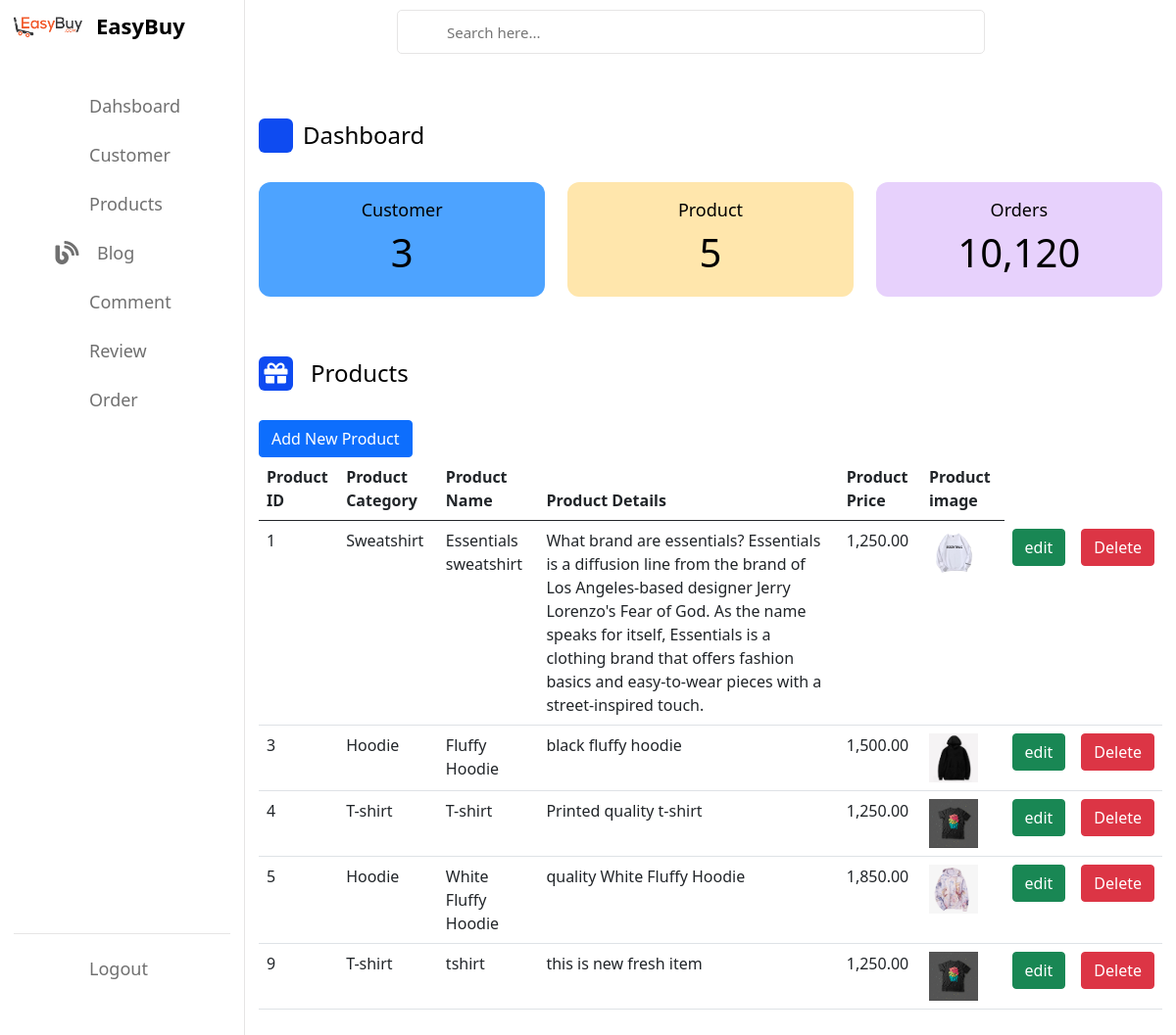
The app's page /home/view-product with its own data.
### Home/models.py (models this page shows, shortened)
class Product(models.Model):
    id=models.AutoField(auto_created=True,primary_key=True)
    category = models.ForeignKey(Category, related_name='products', on_delete=models.CASCADE,null=True, blank=True,)
    name = models.CharField(max_length=200, db_index=True,blank=True)
    slug = models.SlugField(max_length=200, db_index=True,blank=True)
    image=models.ImageField(upload_to=filepath,blank=True)
    description = models.TextField(blank=True)
    price = models.DecimalField(null=True, blank=True,max_digits=10, decimal_places=2)
    available = models.BooleanField(default=True)
    class Meta:
        db_table = "ProductForm"
        ordering = ('name',)
        index_together = (('id', 'slug'),)
    class Meta:
        db_table="Products"

class Category(models.Model):
    name = models.CharField(max_length=200, db_index=True)
    gender = models.CharField(max_length=1, choices=GENDER_CHOICES)
    slug = models.SlugField(max_length=200, unique=True)
    class Meta:
        ordering = ('name',)
        verbose_name = 'category'
        verbose_name_plural = 'categories'
    def __str__(self):
        return self.name

### Home/views.py (the view)
# urls.py: path('view-product', views.view_product, name='view-product'),
def view_product(request):
    user = get_user_model()
    product=Product.objects.all()
    usercount = Customer.objects.all().count()
    productcount = Product.objects.all().count()
    data = {
        'product':product,
        'usercount':usercount,
        'productcount':productcount,
    }
    return render(request,'admin/view_product.html',data)

### templates/admin/view_product.html (shortened to what this page needs)
{% extends 'admin/admindashboard.html' %}
{% block content %}
{% load static %}
<div class="activity">
    <div class="title">
        <i class="fas fa-gift me-2">    </i>
        <span class="text">Products</span>
    </div>
    <a class="btn btn-primary btn-xs" href="{% url 'productform' %}">Add New Product </a>
    <table class="table table-hover" id="dev-table">
        <thead>
            <tr>
                <th>Product ID</th>
                <th>Product Category</th>
                <th>Product Name</th>
                <th>Product Details</th>
                <th>Product Price</th>
                <th>Product image</th>
            </tr>
        </thead>
        {% for p in product %}
        <tr>
            <td> {{p.id}}</td>
            <td> {{p.category}}</td>
            <td>{{p.name}}</td>
            <td>{{p.description}}</td>
            <td>{{p.price}}</td>
            <td><img src="/media/{{p.image}}" style="max-width: 150px;" height="50px"></td>
            <td><a class="btn btn-success btn-xs" href="/edit_product/{{p.id}}">edit</a></td>
            <td><a class="btn btn-danger btn-xs" href="/delete_product/{{p.id}}">Delete</a></td>
        </tr>
        {% endfor %}
    </table>
</div>
</div>
{%endblock content%}

### static/css/admindashboard.css (style rules this page uses)
:root { --primary-color: #0E4BF1; --panel-color: #FFF; --text-color: #000; --black-light-color: #707070; --border-color: #e6e5e5; --toggle-color: #DDD; --box1-color: #4DA3FF; --box2-color: #FFE6AC; --box3-color: #E7D1FC; --title-icon-color: #fff; --tran-05: all 0.5s ease; --tran-03: all 0.3s ease; --tran-03: all 0.2s ease; }
.dash-content .title { display: flex; align-items: center; margin: 60px 0 30px 0; }
.dash-content .title i { position: relative; height: 35px; width: 35px; background-color: var(--primary-color); border-radius: 6px; color: var(--title-icon-color); display: flex; align-items: center; justify-content: center; font-size: 24px; }
.dash-content .title .text { font-size: 24px; font-weight: 500; color: var(--text-color); margin-left: 10px; }

### templates/admin/view_product.html (style rules this page uses)
table thead tr th { font-family: var(--bs-font-sans-serif); font-size: 1rem; font-weight: 700; }

### records on screen
Product: id "1", category "Sweatshirt", name "Essentials sweatshirt", description "What brand are essentials? Essentials is a diffusion line from the brand of Los Angeles-based designer Jerry Lorenzo's Fear of God. As the name speaks for itself, Essentials is a clothing brand that offers fashion basics and easy-to-wear pieces with a street-inspired touch.", price "1,250.00", image (picture)
Product: id "3", category "Hoodie", name "Fluffy Hoodie", description "black fluffy hoodie", price "1,500.00", image (picture)
Product: id "4", category "T-shirt", name "T-shirt", description "Printed quality t-shirt", price "1,250.00", image (picture)
Product: id "5", category "Hoodie", name "White Fluffy Hoodie", description "quality White Fluffy Hoodie", price "1,850.00", image (picture)
Product: id "9", category "T-shirt", name "tshirt", description "this is new fresh item", price "1,250.00", image (picture)

### other values on screen
{{ usercount }} "3"
{{ productcount }} "5"
